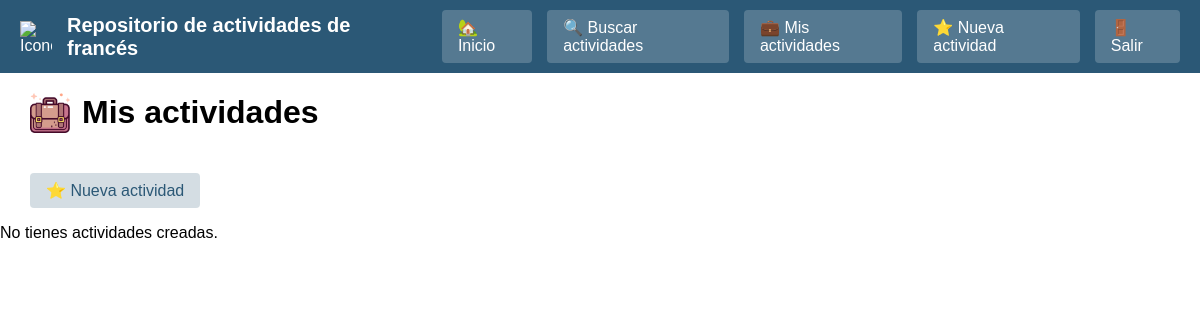
The app's page /mis-actividades/ (signed in), older data.
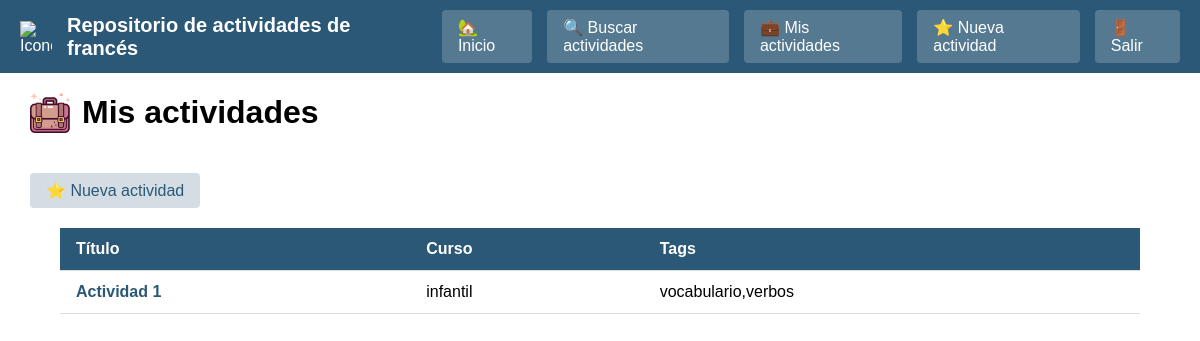
The same page, newer data.
### app/models.py (models this page shows, shortened)
class Actividad(models.Model):
    class Curso(models.TextChoices):
        INFANTIL = 'infantil', 'Infantil'
        PRIMARIA = 'primaria', 'Primaria'
    class Tag(models.TextChoices):
        VERBOS = 'verbos', 'Verbos'
        VOCABULARIO = 'vocabulario', 'Vocabulario'
        COMPRENSION = 'comprension', 'Comprensión'
    usuario = models.ForeignKey(User, on_delete=models.CASCADE, related_name='actividades')
    titulo = models.CharField(max_length=255)
    curso = models.CharField(max_length=20, choices=Curso.choices)
    tags = models.CharField(max_length=200)
    json = models.CharField(max_length=2000)
    imagen = models.ImageField(upload_to='actividades/', null=True, blank=True)

### app/views.py (the view)
# urls.py: path('mis-actividades/', views.mis_actividades, name='mis_actividades'),
@login_required
def mis_actividades(request):
    actividades = Actividad.objects.filter(usuario=request.user)
    return render(request, 'mis_actividades.html', {'actividades': actividades})

### app/templates/mis_actividades.html
{% extends 'base.html' %}
{% load static %}
{% block content %}
<div class="titulo-con-imagen">
    <img src="{% static 'img/icono_actividades.png' %}" alt="Icono" class="titulo-icono">
    <h1>Mis actividades</h1>
</div>
<nav class="menu_seccion">
    <a href="">⭐ Nueva actividad</a>
</nav>
{% if actividades %}
<table class="tabla-actividades">
    <thead>
        <tr>
            <th>Título</th>
            <th>Curso</th>
            <th>Tags</th>
        </tr>
    </thead>
    <tbody>
        {% for actividad in actividades %}
        <tr>
            <td>
                <a href="{% url 'visor_actividad' actividad.id %}">
                    <strong>{{ actividad.titulo }}</strong>
                </a>
            </td>
            <td>{{ actividad.curso }}</td>
            <td>{{ actividad.tags }}</td>
        </tr>
        {% endfor %}
    </tbody>
</table>
{% else %}
<p>No tienes actividades creadas.</p>
{% endif %}
{% endblock %}

Row changes from the older to the newer data that the page shows:
added Actividad: titulo "Actividad 1", curso "infantil", tags "vocabulario,verbos"
Text that changed along with them:
text no longer shown: "No tienes actividades creadas."
text now shown: "Título Curso Tags"
